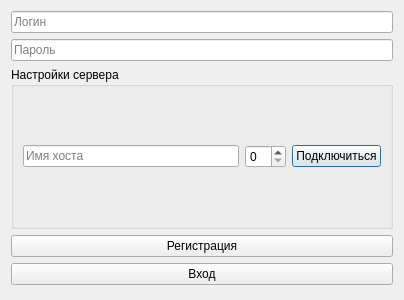
<?xml version="1.0" encoding="UTF-8"?>
<ui version="4.0">
 <class>LoginWindow</class>
 <widget class="QDialog" name="LoginWindow">
  <property name="geometry">
   <rect>
    <x>0</x>
    <y>0</y>
    <width>400</width>
    <height>300</height>
   </rect>
  </property>
  <property name="windowTitle">
   <string>Dialog</string>
  </property>
  <layout class="QVBoxLayout" name="verticalLayout">
   <item>
    <widget class="QLineEdit" name="usernameInput">
     <property name="placeholderText">
      <string>Логин</string>
     </property>
    </widget>
   </item>
   <item>
    <widget class="QLineEdit" name="passwordInput">
     <property name="echoMode">
      <enum>QLineEdit::EchoMode::PasswordEchoOnEdit</enum>
     </property>
     <property name="placeholderText">
      <string>Пароль</string>
     </property>
    </widget>
   </item>
   <item>
    <widget class="QGroupBox" name="groupBox">
     <property name="minimumSize">
      <size>
       <width>382</width>
       <height>162</height>
      </size>
     </property>
     <property name="maximumSize">
      <size>
       <width>382</width>
       <height>162</height>
      </size>
     </property>
     <property name="title">
      <string>Настройки сервера</string>
     </property>
     <layout class="QHBoxLayout" name="horizontalLayout">
      <item>
       <widget class="QLineEdit" name="hostInput">
        <property name="placeholderText">
         <string>Имя хоста</string>
        </property>
       </widget>
      </item>
      <item>
       <widget class="QSpinBox" name="portInput"/>
      </item>
      <item>
       <widget class="QPushButton" name="connectButton">
        <property name="text">
         <string>Подключиться</string>
        </property>
       </widget>
      </item>
     </layout>
    </widget>
   </item>
   <item>
    <widget class="QPushButton" name="registerButton">
     <property name="text">
      <string>Регистрация</string>
     </property>
    </widget>
   </item>
   <item>
    <widget class="QPushButton" name="loginButton">
     <property name="text">
      <string>Вход</string>
     </property>
    </widget>
   </item>
  </layout>
 </widget>
 <resources/>
 <connections/>
</ui>
